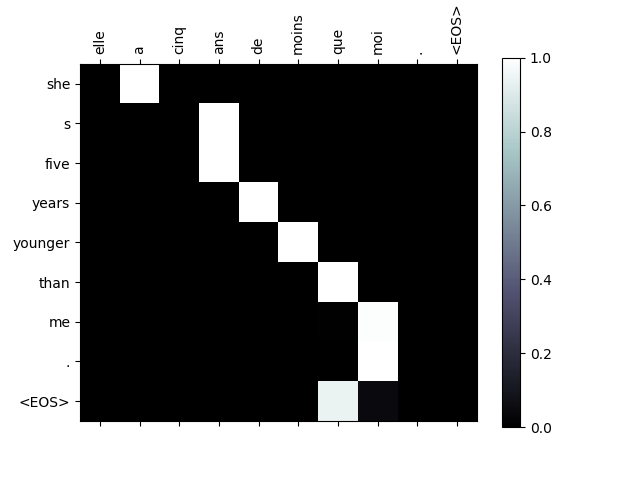

Python code for this plot:
from train import tensorFromSentence
import torch
import matplotlib.pyplot as plt
import matplotlib.ticker as ticker


import torch.nn.functional as F
MAX_LENGTH = 10
SOS_token = 0
EOS_token = 1

def evaluate(input_lang, output_lang, device, encoder, decoder, sentence, max_length=MAX_LENGTH):
    with torch.no_grad():
        input_tensor = tensorFromSentence(input_lang, sentence, device)
        input_length = input_tensor.size()[0]
        encoder_hidden = encoder.initHidden()

        encoder_outputs = torch.zeros(max_length, encoder.hidden_size, device=device)

        for ei in range(input_length):
            encoder_output, encoder_hidden = encoder(input_tensor[ei],
                                                     encoder_hidden)
            encoder_outputs[ei] += encoder_output[0, 0]

        decoder_input = torch.tensor([[SOS_token]], device=device)  # SOS

        decoder_hidden = encoder_hidden

        decoded_words = []
        decoder_attentions = torch.zeros(max_length, max_length)

        for di in range(max_length):
            decoder_output, decoder_hidden, decoder_attention = decoder(
                decoder_input, decoder_hidden, encoder_outputs)
            decoder_attentions[di] = decoder_attention.data
            topv, topi = decoder_output.data.topk(1)
            if topi.item() == EOS_token:
                decoded_words.append('<EOS>')
                break
            else:
                decoded_words.append(output_lang.index2word[topi.item()])

            decoder_input = topi.squeeze().detach()

        return decoded_words, decoder_attentions[:di + 1]

def showAttention(input_sentence, output_words, attentions):
    # Set up figure with colorbar
    fig = plt.figure()
    ax = fig.add_subplot(111)
    cax = ax.matshow(attentions.numpy(), cmap='bone')
    fig.colorbar(cax)

    # Set up axes
    ax.set_xticklabels([''] + input_sentence.split(' ') +
                       ['<EOS>'], rotation=90)
    ax.set_yticklabels([''] + output_words)

    # Show label at every tick
    ax.xaxis.set_major_locator(ticker.MultipleLocator(1))
    ax.yaxis.set_major_locator(ticker.MultipleLocator(1))

    plt.show()


def evaluateAndShowAttention(input_lang, output_lang, device, encoder, attn_decoder, input_sentence):
    output_words, attentions = evaluate(input_lang, output_lang, device,
                                        encoder, attn_decoder, input_sentence)
    print('input =', input_sentence)
    #print('target_output = ', )
    print('output =', ' '.join(output_words))
    showAttention(input_sentence, output_words, attentions)
